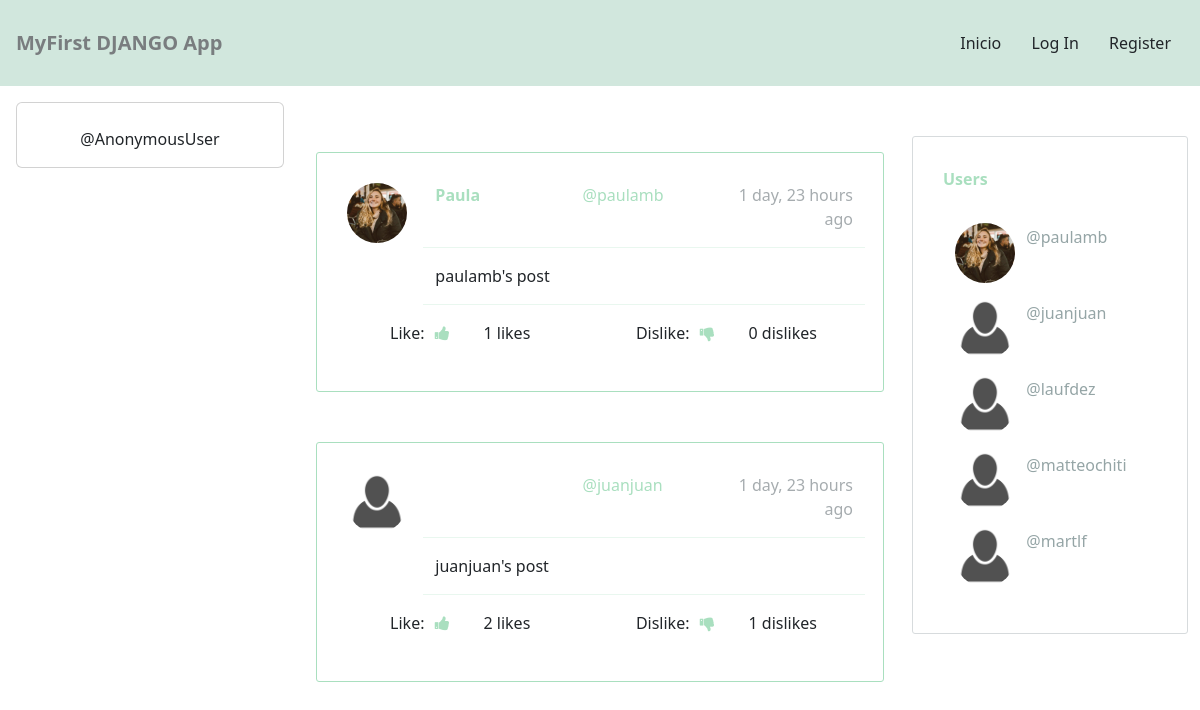
The page / on the database its author committed.
### socialnetwork/models.py (models this page shows, shortened)
class Post(models.Model):
    timestamp = models.DateTimeField(default=timezone.now)
    content = models.TextField()
    user = models.ForeignKey(User, on_delete=models.CASCADE, related_name='posts')
    likes = models.ManyToManyField(User, blank=True, related_name='likes')
    dislikes = models.ManyToManyField(User, blank=True, related_name='dislikes')
    class Meta:
        ordering = ['-timestamp']  #Sort posts by time

class Profile(models.Model):
    user = models.OneToOneField(User, on_delete=models.CASCADE)
    bio = models.CharField(default='Biography', max_length=100)
    image = models.ImageField(default='default.png')
    def create_profile(sender, instance, created, **kwargs):
        if created:
            user_profile = Profile(user=instance)
            user_profile.save()
    post_save.connect(create_profile, sender=User)

### socialnetwork/views.py (the view)
# urls.py: 2. Add a URL to urlpatterns:  path('', views.home, name='home')
def home(request):
    posts = Post.objects.all()
    if request.method == 'POST':
        form = PostForm(request.POST)
        if form.is_valid():
            post = form.save(commit=False)
            post.user = request.user
            post.save()
            return redirect('home')
    else:
        form = PostForm()
    profiles = Profile.objects.all()
    context = {'posts' : posts, 'form' : form, 'profiles': profiles}
    return render(request, 'socialnetwork/newsfeed.html', context)

### socialnetwork/templates/socialnetwork/newsfeed.html (shortened to what this page needs)
{% extends 'socialnetwork/layout.html' %}
{% load humanize %}
{% block content %}
<div id="main" class="container-fluid">
        <div class="row">
            <div class="col-md-3 col-lg-3 col-xl-3 d-none d-md-block" style="padding:1em">
                <div class="card" >
                    <div class="card-body" style="text-align:center">
                        <p class="card-text">@{{ request.user }}</p>
                    </div>
                </div>
            </div>
            <div class="col-12 col-sm-12 col-md-6 col-lg-6 col-xl-6 d-block" style="padding:1em">
                {% for post in posts %}
                <div id="postsCards" style="max-width: 900px; margin: 0 auto; margin-top: 50px; border-radius: 3px; padding: 30px; border: 1px solid #A9DFBF">
                    <div class="row">
                        <div class="col-2">
                            <img src="{{ post.user.profile.image.url }}" style="border-radius: 100px; width: 60px; margin-right: 15px" alt="">
                        </div>
                        <div class="col-10">
                            <div class="row">
                                <div class="col-4" style="float: left">
                                    <a href="{% url 'profile' post.user %}" style="text-decoration: none; color: #A9DFBF; font-weight: bolder">{{ post.user.first_name }}</a>
                                </div>
                                <div class="col-4" style="float: left">
                                    <a href="{% url 'profile' post.user %}" style="text-decoration: none; color: #A9DFBF">@{{ post.user }}</a>
                                </div>
                                <div class="col-4" style="float: right; text-align: right; color: #A6ACAF">
                                   <span>{{ post.timestamp|naturaltime }}</span>
                                </div>
                            </div>
                            <div class="row" style="padding: 1em 0 0">
                                <hr style="color: #A9DFBF">
                                <div class="col-10">
                                    <p>{{post.content}}</p>
                                </div>
                                <hr style="color: #A9DFBF">
                            </div>
                        </div>
                    </div>
                     <div class="row" >
                         <div class="col-3" style="text-align: right">
                             <form method="POST" action="{% url 'like' post.pk %}" style="background: white; border: none">
                                 <p>Like:
                                     <button type="submit" class="fa fa-thumbs-up" style="color: #A9DFBF; background: white; border: none"></button>
                                 </p>
                             </form>
                         </div>
                         <div class="col-3" style="padding-left: 1em; text-align: left">
                             {{ post.likes.all.count }} likes
                         </div>
                         <div class="col-3" style="text-align: right">
                             <form method="POST" action="{% url 'dislike' post.pk %}" style="background: white; border: none">
                                 <p>Dislike:
                                     <button type="submit" class="fa fa-thumbs-down" style="color: #A9DFBF; background: white; border: none"></button>
                                 </p>
                             </form>
                         </div>
                         <div class="col-3" style="padding-left: 1em; text-align: left">
                             {{ post.dislikes.all.count }} dislikes
                         </div>
                     </div>
                </div>
                {% endfor %}
            </div>
            <div class="col-md-3 col-lg-3 col-xl-3 d-none d-md-block">
                <div id="WhoToFollowCard" style="margin: 0 auto; margin-top: 50px; border-radius: 3px; padding: 30px; border: 1px solid #D7DBDD">
                    <div class="row">
                        <p style="color: #A9DFBF; font-weight: bolder"> Users </p>
                    </div>
                    {% for profile in profiles %}
                        <div class="row" style="margin: 1em auto">
                            <div class="col-4">
                                <img src="{{ profile.image.url }}" style="border-radius: 100px; width: 60px; margin-right: 15px" alt="">
                            </div>
                            <div class="col-8">
                                <a href="{% url 'profile' profile.user %}" style="margin: auto; text-decoration: none; color: #95A5A6; text-align: right; vertical-align: middle">@{{ profile.user }}</a>
                            </div>
                        </div>
                    {% endfor %}
                </div>
            </div>
        </div>
</div>
{% endblock content %}

### socialnetwork/templates/socialnetwork/layout.html (shortened to what this page needs)
{% load static %}
<!DOCTYPE html>
<html lang="en">
<head>
    <link href="https://cdn.jsdelivr.net/npm/bootstrap@5.3.0/dist/css/bootstrap.min.css" rel="stylesheet">
    <link href="https://stackpath.bootstrapcdn.com/font-awesome/4.7.0/css/font-awesome.min.css" rel="stylesheet">
</head>
<body>
    <div class="container-fluid" style="padding: 0;">
        <nav class="navbar bg-success-subtle">
            <div style="float:left; padding: 1em">
                <a class="navbar-brand" style="text-align:left; color: #797D7F ; font-weight: bolder" href="#">MyFirst DJANGO App</a>
            </div>
            <div class="d-block" style="float:right; padding: 1em">
                <a href="{% url 'home' %}" class="btn" style="text-align:right" type="submit">Inicio</a>
                {% if request.user.is_authenticated %}
                    <a href="{% url 'logout' %}" class="btn" style="text-align:right" type="submit">Logout</a>
                {% else %}
                    <a href="{% url 'logout' %}" class="btn" style="text-align:right" type="submit">Log In</a>
                    <a href="{% url 'register' %}" class="btn" style="text-align:right" type="submit">Register</a>
                {% endif %}
            </div>
        </nav>
    </div>
    {% block content %}
    {% endblock content %}
</body>
</html>

### rows shown on the page
Post: user.profile.image (picture), user.first_name "Paula", user "paulamb", timestamp "1 day, 23 hours ago", content "paulamb's post", likes.all.count "1", dislikes.all.count "0"
Post: user.profile.image (placeholder picture), user "juanjuan", timestamp "1 day, 23 hours ago", content "juanjuan's post", likes.all.count "2", dislikes.all.count "1"
Profile: image (picture), user "paulamb"
Profile: image (placeholder picture), user "juanjuan"
Profile: image (placeholder picture), user "laufdez"
Profile: image (placeholder picture), user "matteochiti"
Profile: image (placeholder picture), user "martlf"

### other values the page prints
{{ request.user }} "AnonymousUser"
